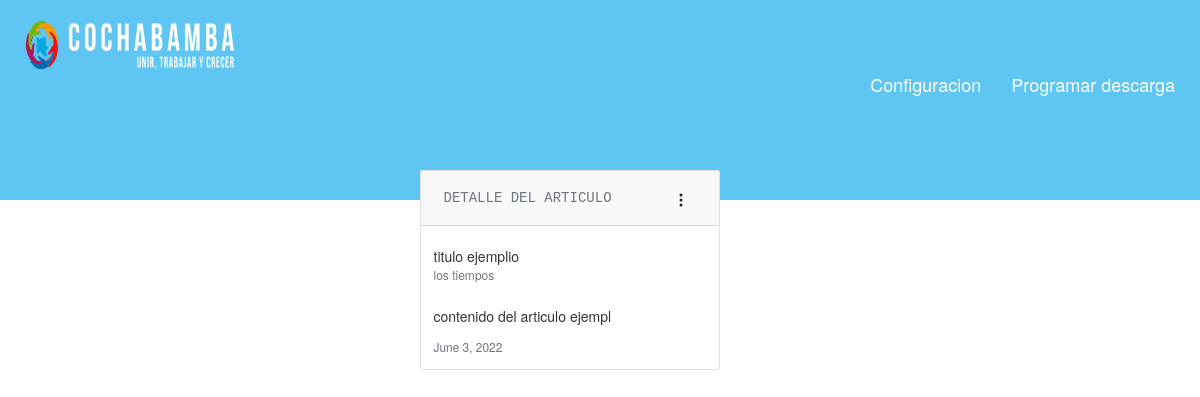
/classifier_interface/1/, run on the app's committed database.
### classifier_interface/models.py (models this page shows, shortened)
class Article(models.Model):
    title = models.CharField(max_length=200)
    pub_date = models.DateTimeField('date published')
    paper = models.CharField(max_length=50)
    content = models.TextField()

### classifier_interface/views.py (the view)
# urls.py: path('<int:pk>/', views.ArticleDetailView.as_view(), name='detail'),
class ArticleDetailView(generic.DetailView):
    model = Article
    template_name = 'classifier_interface/article_detail.html'

### classifier_interface/templates/classifier_interface/article_detail.html (shortened to what this page needs)
<!DOCTYPE html>
<html lang="en">
{% load static %}
 <head>
     <link href="https://cdn.jsdelivr.net/npm/bootstrap@5.2.0-beta1/dist/css/bootstrap.min.css" rel="stylesheet">
     <link href="https://cdnjs.cloudflare.com/ajax/libs/font-awesome/5.13.0/css/all.min.css" rel="stylesheet"/>
    <link href="https://cdnjs.cloudflare.com/ajax/libs/twitter-bootstrap/4.4.0/css/bootstrap.min.css" rel="stylesheet" />
 </head>
 <body>
     {% include "classifier_interface/navbar.html" %}
    <div class="col d-flex justify-content-center">
        <div class="card" style="width: 30rem;">
          <div class="card-header">
                <div class="d-flex align-items-center highlight-toolbar bg-light  ps-3 pe-2 py-1">
                  <div class="font-monospace text-muted text-uppercase">
                        Detalle del articulo
                  </div>
                  <div class="d-flex ms-auto" >
                       <div class="dropdown">
                            <button class="btn btn-line-light" type="button" id="dropdownMenuButton" data-toggle="dropdown" aria-haspopup="true" aria-expanded="false">
                                <svg xmlns="http://www.w3.org/2000/svg" width="16" height="16" fill="currentColor" class="bi bi-three-dots-vertical" viewBox="0 0 16 16">
                                    <path d="M9.5 13a1.5 1.5 0 1 1-3 0 1.5 1.5 0 0 1 3 0zm0-5a1.5 1.5 0 1 1-3 0 1.5 1.5 0 0 1 3 0zm0-5a1.5 1.5 0 1 1-3 0 1.5 1.5 0 0 1 3 0z"/>
                                </svg>
                             </button>
                       </div>
                  </div>
                </div>
          </div>
          <div class="card-body">
            <h5 class="card-title">{{article.title}}</h5>
            <h6 class="card-subtitle mb-2 text-muted">{{article.paper}}</h6></br>
            <p class="card-text">{{article.content}}</p>
            <p class="card-text"><small class="text-muted">{{article.pub_date.date}}</small></p>
          </div>
        </div>
     </div>
 </body>
</html>

### classifier_interface/static/classifier_interface/style.css (style rules this page uses)
.col { margin: -30px; z-index:1; position: relative !important; }

### data on the page
Article: title "titulo ejemplio", paper "los tiempos", content "contenido del articulo ejempl", pub_date "June 3, 2022"
